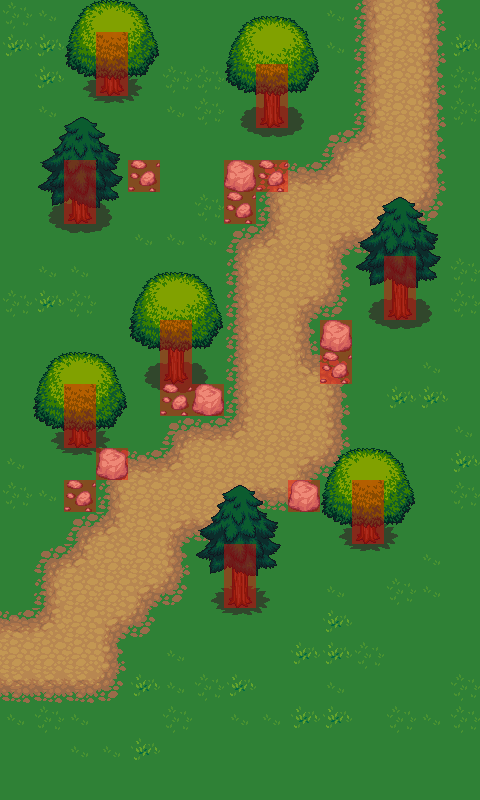

The image is a tile-based game level rendered from a .tmx file. Its description and complete source (layers, tilesets, objects, tile grids) follow:
An orthogonal 15x25 tile map with 32x32 px tiles, 6 tile layers (grass, path, tree-base, rocks, ...), 39 tilesets and 1 object.

<map version="1.0" orientation="orthogonal" renderorder="right-down" width="15" height="25" tilewidth="32" tileheight="32" nextobjectid="1">
 <tileset firstgid="1" name="barrel" tilewidth="32" tileheight="32" tilecount="8" columns="4">
  <image source="LPC Base Assets/tiles/barrel.png" width="128" height="64" />
 </tileset>
 <tileset firstgid="9" name="brackish" tilewidth="32" tileheight="32" tilecount="18" columns="3">
  <image source="LPC Base Assets/tiles/brackish.png" width="96" height="192" />
 </tileset>
 <tileset firstgid="27" name="bridges" tilewidth="32" tileheight="32" tilecount="42" columns="6">
  <image source="LPC Base Assets/tiles/bridges.png" width="192" height="224" />
 </tileset>
 <tileset firstgid="69" name="buckets" tilewidth="32" tileheight="32" tilecount="6" columns="3">
  <image source="LPC Base Assets/tiles/buckets.png" width="96" height="64" />
 </tileset>
 <tileset firstgid="75" name="cabinets" tilewidth="32" tileheight="32" tilecount="78" columns="6">
  <image source="LPC Base Assets/tiles/cabinets.png" width="192" height="416" />
 </tileset>
 <tileset firstgid="153" name="castlefloors" tilewidth="32" tileheight="32" tilecount="100" columns="10">
  <image source="LPC Base Assets/tiles/castlefloors.png" width="320" height="320" />
 </tileset>
 <tileset firstgid="253" name="castlefloors_outside" tilewidth="32" tileheight="32" tilecount="20" columns="4">
  <image source="LPC Base Assets/tiles/castlefloors_outside.png" width="128" height="160" />
 </tileset>
 <tileset firstgid="273" name="castle_lightsources" tilewidth="32" tileheight="32" tilecount="20" columns="5">
  <image source="LPC Base Assets/tiles/castle_lightsources.png" width="160" height="128" />
 </tileset>
 <tileset firstgid="293" name="castle_outside" tilewidth="32" tileheight="32" tilecount="187" columns="17">
  <image source="LPC Base Assets/tiles/castle_outside.png" width="544" height="352" />
 </tileset>
 <tileset firstgid="480" name="castlewalls" tilewidth="32" tileheight="32" tilecount="180" columns="12">
  <image source="LPC Base Assets/tiles/castlewalls.png" width="384" height="480" />
 </tileset>
 <tileset firstgid="660" name="cement" tilewidth="32" tileheight="32" tilecount="18" columns="3">
  <image source="LPC Base Assets/tiles/cement.png" width="96" height="192" />
 </tileset>
 <tileset firstgid="678" name="cementstair" tilewidth="32" tileheight="32" tilecount="20" columns="5">
  <image source="LPC Base Assets/tiles/cementstair.png" width="160" height="128" />
 </tileset>
 <tileset firstgid="698" name="chests" tilewidth="32" tileheight="32" tilecount="6" columns="2">
  <image source="LPC Base Assets/tiles/chests.png" width="64" height="96" />
 </tileset>
 <tileset firstgid="704" name="country" tilewidth="32" tileheight="32" tilecount="20" columns="5">
  <image source="LPC Base Assets/tiles/country.png" width="160" height="128" />
 </tileset>
 <tileset firstgid="724" name="cup" tilewidth="32" tileheight="32" tilecount="2" columns="1">
  <image source="LPC Base Assets/tiles/cup.png" width="32" height="64" />
 </tileset>
 <tileset firstgid="726" name="dirt" tilewidth="32" tileheight="32" tilecount="18" columns="3">
  <image source="LPC Base Assets/tiles/dirt.png" width="96" height="192" />
  <terraintypes>
   <terrain name="dirt" tile="-1" />
  </terraintypes>
  <tile id="1" terrain="0,0,0," />
  <tile id="2" terrain="0,0,,0" />
  <tile id="4" terrain="0,,0,0" />
  <tile id="5" terrain=",0,0,0" />
  <tile id="6" terrain=",,,0" />
  <tile id="7" terrain=",,0,0" />
  <tile id="8" terrain=",,0," />
  <tile id="9" terrain=",0,,0" />
  <tile id="10" terrain="0,0,0,0" />
  <tile id="11" terrain="0,,0," />
  <tile id="12" terrain=",0,," />
  <tile id="13" terrain="0,0,," />
  <tile id="14" terrain="0,,," />
 </tileset>
 <tileset firstgid="744" name="dirt2" tilewidth="32" tileheight="32" tilecount="18" columns="3">
  <image source="LPC Base Assets/tiles/dirt2.png" width="96" height="192" />
 </tileset>
 <tileset firstgid="762" name="dungeon" tilewidth="32" tileheight="32" tilecount="104" columns="13">
  <image source="LPC Base Assets/tiles/dungeon.png" width="416" height="256" />
 </tileset>
 <tileset firstgid="866" name="grass" tilewidth="32" tileheight="32" tilecount="18" columns="3">
  <image source="LPC Base Assets/tiles/grass.png" width="96" height="192" />
 </tileset>
 <tileset firstgid="884" name="grassalt" tilewidth="32" tileheight="32" tilecount="18" columns="3">
  <image source="LPC Base Assets/tiles/grassalt.png" width="96" height="192" />
 </tileset>
 <tileset firstgid="902" name="hole" tilewidth="32" tileheight="32" tilecount="18" columns="3">
  <image source="LPC Base Assets/tiles/hole.png" width="96" height="192" />
 </tileset>
 <tileset firstgid="920" name="holek" tilewidth="32" tileheight="32" tilecount="18" columns="3">
  <image source="LPC Base Assets/tiles/holek.png" width="96" height="192" />
 </tileset>
 <tileset firstgid="938" name="holemid" tilewidth="32" tileheight="32" tilecount="18" columns="3">
  <image source="LPC Base Assets/tiles/holemid.png" width="96" height="192" />
 </tileset>
 <tileset firstgid="956" name="house" tilewidth="32" tileheight="32" tilecount="63" columns="9">
  <image source="LPC Base Assets/tiles/house.png" width="288" height="224" />
 </tileset>
 <tileset firstgid="1019" name="inside" tilewidth="32" tileheight="32" tilecount="100" columns="10">
  <image source="LPC Base Assets/tiles/inside.png" width="320" height="320" />
 </tileset>
 <tileset firstgid="1119" name="kitchen" tilewidth="32" tileheight="32" tilecount="8" columns="2">
  <image source="LPC Base Assets/tiles/kitchen.png" width="64" height="128" />
 </tileset>
 <tileset firstgid="1127" name="lava" tilewidth="32" tileheight="32" tilecount="18" columns="3">
  <image source="LPC Base Assets/tiles/lava.png" width="96" height="192" />
 </tileset>
 <tileset firstgid="1145" name="lavarock" tilewidth="32" tileheight="32" tilecount="18" columns="3">
  <image source="LPC Base Assets/tiles/lavarock.png" width="96" height="192" />
 </tileset>
 <tileset firstgid="1163" name="mountains" tilewidth="32" tileheight="32" tilecount="108" columns="12">
  <image source="LPC Base Assets/tiles/mountains.png" width="384" height="288" />
 </tileset>
 <tileset firstgid="1271" name="rock" tilewidth="32" tileheight="32" tilecount="2" columns="2">
  <image source="LPC Base Assets/tiles/rock.png" width="64" height="32" />
 </tileset>
 <tileset firstgid="1273" name="signs" tilewidth="32" tileheight="32" tilecount="6" columns="3">
  <image source="LPC Base Assets/tiles/signs.png" width="96" height="64" />
 </tileset>
 <tileset firstgid="1279" name="stairs" tilewidth="32" tileheight="32" tilecount="112" columns="8">
  <image source="LPC Base Assets/tiles/stairs.png" width="256" height="448" />
 </tileset>
 <tileset firstgid="1391" name="treetop" tilewidth="32" tileheight="32" tilecount="42" columns="6">
  <image source="LPC Base Assets/tiles/treetop.png" width="192" height="224" />
 </tileset>
 <tileset firstgid="1433" name="trunk" tilewidth="32" tileheight="32" tilecount="18" columns="6">
  <image source="LPC Base Assets/tiles/trunk.png" width="192" height="96" />
 </tileset>
 <tileset firstgid="1451" name="victoria" tilewidth="32" tileheight="32" tilecount="55" columns="11">
  <image source="LPC Base Assets/tiles/victoria.png" width="352" height="160" />
 </tileset>
 <tileset firstgid="1506" name="water" tilewidth="32" tileheight="32" tilecount="18" columns="3">
  <image source="LPC Base Assets/tiles/water.png" width="96" height="192" />
 </tileset>
 <tileset firstgid="1524" name="waterfall" tilewidth="32" tileheight="32" tilecount="15" columns="3">
  <image source="LPC Base Assets/tiles/waterfall.png" width="96" height="160" />
 </tileset>
 <tileset firstgid="1539" name="watergrass" tilewidth="32" tileheight="32" tilecount="18" columns="3">
  <image source="LPC Base Assets/tiles/watergrass.png" width="96" height="192" />
 </tileset>
 <tileset firstgid="1557" name="red-collision" tilewidth="32" tileheight="32" tilecount="1" columns="1">
  <image source="LPC Base Assets/tiles/red-collision.png" width="32" height="32" />
  <tile id="0">
   <objectgroup draworder="index">
    <object id="0" x="0" y="0" width="31.9375" height="31.9375" />
   </objectgroup>
  </tile>
 </tileset>
 <layer name="grass" width="15" height="25">
  <data encoding="csv">
882,883,876,876,876,876,876,876,876,876,883,876,876,876,876,
881,881,876,876,876,876,876,876,876,876,883,876,876,876,881,
876,881,876,876,876,882,882,876,876,876,876,876,876,876,882,
876,883,876,876,876,883,882,876,876,876,876,876,876,876,882,
876,876,876,876,876,876,876,876,876,876,876,876,876,876,876,
876,876,876,876,876,876,876,876,876,876,876,876,876,876,876,
876,876,876,876,876,876,882,876,876,876,876,876,876,876,876,
876,876,876,876,883,883,883,876,876,876,876,876,876,876,876,
876,883,883,876,876,876,876,876,876,876,876,876,876,876,882,
882,881,882,876,876,876,876,876,876,876,876,876,876,876,882,
876,876,876,876,876,876,876,876,876,876,876,876,876,876,876,
876,876,876,876,876,876,876,876,876,876,876,876,876,883,876,
876,876,876,876,876,876,876,876,876,876,876,876,881,881,876,
876,876,876,876,876,876,876,876,876,876,876,876,876,876,883,
883,876,876,876,876,876,876,876,876,876,876,876,876,876,881,
882,883,876,876,876,876,876,876,876,876,876,876,876,876,882,
876,876,876,876,876,876,876,876,876,876,876,876,876,876,876,
876,876,876,876,876,876,876,876,876,876,876,876,876,883,876,
876,876,876,876,876,876,876,876,876,876,883,876,882,883,876,
876,876,876,876,876,876,876,876,876,876,881,876,876,876,876,
876,876,876,876,876,883,876,876,876,881,881,882,876,876,876,
876,876,876,876,881,883,882,881,876,876,883,876,876,876,882,
883,882,883,876,876,882,876,883,883,881,881,876,882,883,882,
876,876,883,883,881,876,876,876,876,876,876,876,876,876,876,
876,876,876,876,876,876,876,876,876,876,876,876,876,876,876
</data>
 </layer>
 <layer name="path" width="15" height="25">
  <data encoding="csv">
0,0,0,0,0,0,0,0,0,0,0,735,736,737,0,
0,0,0,0,0,0,0,0,0,0,0,735,736,737,0,
0,0,0,0,0,0,0,0,0,0,0,735,736,737,0,
0,0,0,0,0,0,0,0,0,0,0,735,736,737,0,
0,0,0,0,0,0,0,0,0,0,732,731,736,737,0,
0,0,0,0,0,0,0,0,732,733,731,736,736,737,0,
0,0,0,0,0,0,0,0,735,736,736,736,727,740,0,
0,0,0,0,0,0,0,732,731,736,727,739,740,0,0,
0,0,0,0,0,0,0,735,736,736,737,0,0,0,0,
0,0,0,0,0,0,0,735,736,727,740,0,0,0,0,
0,0,0,0,0,0,0,735,736,737,0,0,0,0,0,
0,0,0,0,0,0,0,735,736,730,734,0,0,0,0,
0,0,0,0,0,0,0,735,736,736,737,0,0,0,0,
0,0,0,0,0,732,733,731,736,736,737,0,0,0,0,
0,0,0,732,733,731,736,736,736,727,740,0,0,0,0,
0,0,0,735,736,736,736,727,739,740,0,0,0,0,0,
0,0,732,731,736,727,739,740,0,0,0,0,0,0,0,
0,732,731,736,736,737,0,0,0,0,0,0,0,0,0,
0,735,736,736,727,740,0,0,0,0,0,0,0,0,0,
733,731,736,727,740,0,0,0,0,0,0,0,0,0,0,
736,736,736,737,0,0,0,0,0,0,0,0,0,0,0,
739,739,739,740,0,0,0,0,0,0,0,0,0,0,0,
0,0,0,0,0,0,0,0,0,0,0,0,0,0,0,
0,0,0,0,0,0,0,0,0,0,0,0,0,0,0,
0,0,0,0,0,0,0,0,0,0,0,0,0,0,0
</data>
 </layer>
 <layer name="tree-base" width="15" height="25">
  <data encoding="csv">
0,0,0,0,0,0,0,0,0,0,0,0,0,0,0,
0,0,1436,1437,1438,0,0,0,0,0,0,0,0,0,0,
0,0,1442,1443,1444,0,0,1433,1434,1435,0,0,0,0,0,
0,0,1448,1449,1450,0,0,1439,1440,1441,0,0,0,0,0,
0,0,0,0,0,0,0,1445,1446,1447,0,0,0,0,0,
0,1433,1434,1435,0,0,0,0,0,0,0,0,0,0,0,
0,1439,1440,1441,0,0,0,0,0,0,0,0,0,0,0,
0,1445,1446,1447,0,0,0,0,0,0,0,0,0,0,0,
0,0,0,0,0,0,0,0,0,0,0,1433,1434,1435,0,
0,0,0,0,0,0,0,0,0,0,0,1439,1440,1441,0,
0,0,0,0,1433,1434,1435,0,0,0,0,1445,1446,1447,0,
0,0,0,0,1439,1440,1441,0,0,0,0,0,0,0,0,
0,1436,1437,1438,1445,1446,1447,0,0,0,0,0,0,0,0,
0,1442,1443,1444,0,0,0,0,0,0,0,0,0,0,0,
0,1448,1449,1450,0,0,0,0,0,0,0,0,0,0,0,
0,0,0,0,0,0,0,0,0,0,1436,1437,1438,0,0,
0,0,0,0,0,0,0,0,0,0,1442,1443,1444,0,0,
0,0,0,0,0,0,1436,1437,1438,0,1448,1449,1450,0,0,
0,0,0,0,0,0,1442,1443,1444,0,0,0,0,0,0,
0,0,0,0,0,0,1448,1449,1450,0,0,0,0,0,0,
0,0,0,0,0,0,0,0,0,0,0,0,0,0,0,
0,0,0,0,0,0,0,0,0,0,0,0,0,0,0,
0,0,0,0,0,0,0,0,0,0,0,0,0,0,0,
0,0,0,0,0,0,0,0,0,0,0,0,0,0,0,
0,0,0,0,0,0,0,0,0,0,0,0,0,0,0
</data>
 </layer>
 <layer name="rocks" width="15" height="25">
  <data encoding="csv">
0,0,0,0,0,0,0,0,0,0,0,0,0,0,0,
0,0,0,0,0,0,0,0,0,0,0,0,0,0,0,
0,0,0,0,0,0,0,0,0,0,0,0,0,0,0,
0,0,0,0,0,0,0,0,0,0,0,0,0,0,0,
0,0,0,0,0,0,0,0,0,0,0,0,0,0,0,
0,0,0,0,1272,0,0,1271,1272,0,0,0,0,0,0,
0,0,0,0,0,0,0,1272,0,0,0,0,0,0,0,
0,0,0,0,0,0,0,0,0,0,0,0,0,0,0,
0,0,0,0,0,0,0,0,0,0,0,0,0,0,0,
0,0,0,0,0,0,0,0,0,0,0,0,0,0,0,
0,0,0,0,0,0,0,0,0,0,1271,0,0,0,0,
0,0,0,0,0,0,0,0,0,0,1272,0,0,0,0,
0,0,0,0,0,1272,1271,0,0,0,0,0,0,0,0,
0,0,0,0,0,0,0,0,0,0,0,0,0,0,0,
0,0,0,1271,0,0,0,0,0,0,0,0,0,0,0,
0,0,1272,0,0,0,0,0,0,1271,0,0,0,0,0,
0,0,0,0,0,0,0,0,0,0,0,0,0,0,0,
0,0,0,0,0,0,0,0,0,0,0,0,0,0,0,
0,0,0,0,0,0,0,0,0,0,0,0,0,0,0,
0,0,0,0,0,0,0,0,0,0,0,0,0,0,0,
0,0,0,0,0,0,0,0,0,0,0,0,0,0,0,
0,0,0,0,0,0,0,0,0,0,0,0,0,0,0,
0,0,0,0,0,0,0,0,0,0,0,0,0,0,0,
0,0,0,0,0,0,0,0,0,0,0,0,0,0,0,
0,0,0,0,0,0,0,0,0,0,0,0,0,0,0
</data>
 </layer>
 <layer name="tree-top" width="15" height="25">
  <data encoding="csv">
0,0,1391,1392,1393,0,0,1394,1395,1396,0,0,0,0,0,
0,0,1397,1398,1399,0,0,1400,1401,1402,0,0,0,0,0,
0,0,1403,1404,1405,0,0,1406,1407,1408,0,0,0,0,0,
0,1412,1413,1414,0,0,0,0,0,0,0,0,0,0,0,
0,1418,1419,1420,0,0,0,0,0,0,0,0,0,0,0,
0,1424,1425,1426,0,0,0,0,0,0,0,0,0,0,0,
0,1430,1431,1432,0,0,0,0,0,0,0,1409,1410,1411,0,
0,0,0,0,0,0,0,0,0,0,0,1415,1416,1417,0,
0,0,0,0,1394,1395,1396,0,0,0,0,1421,1422,1423,0,
0,0,0,0,1400,1401,1402,0,0,0,0,0,0,0,0,
0,0,0,0,1406,1407,1408,0,0,0,0,0,0,0,0,
0,1391,1392,1393,0,0,0,0,0,0,0,0,0,0,0,
0,1397,1398,1399,0,0,0,0,0,0,0,0,0,0,0,
0,1403,1404,1405,0,0,0,0,0,0,0,0,0,0,0,
0,0,0,0,0,0,0,0,0,0,1391,1392,1393,0,0,
0,0,0,0,0,0,1409,1410,1411,0,1397,1398,1399,0,0,
0,0,0,0,0,0,1415,1416,1417,0,1403,1404,1405,0,0,
0,0,0,0,0,0,1421,1422,1423,0,0,0,0,0,0,
0,0,0,0,0,0,0,0,0,0,0,0,0,0,0,
0,0,0,0,0,0,0,0,0,0,0,0,0,0,0,
0,0,0,0,0,0,0,0,0,0,0,0,0,0,0,
0,0,0,0,0,0,0,0,0,0,0,0,0,0,0,
0,0,0,0,0,0,0,0,0,0,0,0,0,0,0,
0,0,0,0,0,0,0,0,0,0,0,0,0,0,0,
0,0,0,0,0,0,0,0,0,0,0,0,0,0,0
</data>
 </layer>
 <layer name="collision" width="15" height="25" opacity="0.41">
  <data encoding="csv">
0,0,0,0,0,0,0,0,0,0,0,0,0,0,0,
0,0,0,1557,0,0,0,0,0,0,0,0,0,0,0,
0,0,0,1557,0,0,0,0,1557,0,0,0,0,0,0,
0,0,0,0,0,0,0,0,1557,0,0,0,0,0,0,
0,0,0,0,0,0,0,0,0,0,0,0,0,0,0,
0,0,1557,0,1557,0,0,1557,1557,0,0,0,0,0,0,
0,0,1557,0,0,0,0,1557,0,0,0,0,0,0,0,
0,0,0,0,0,0,0,0,0,0,0,0,0,0,0,
0,0,0,0,0,0,0,0,0,0,0,0,1557,0,0,
0,0,0,0,0,0,0,0,0,0,0,0,1557,0,0,
0,0,0,0,0,1557,0,0,0,0,1557,0,0,0,0,
0,0,0,0,0,1557,0,0,0,0,1557,0,0,0,0,
0,0,1557,0,0,1557,1557,0,0,0,0,0,0,0,0,
0,0,1557,0,0,0,0,0,0,0,0,0,0,0,0,
0,0,0,1557,0,0,0,0,0,0,0,0,0,0,0,
0,0,1557,0,0,0,0,0,0,1557,0,1557,0,0,0,
0,0,0,0,0,0,0,0,0,0,0,1557,0,0,0,
0,0,0,0,0,0,0,1557,0,0,0,0,0,0,0,
0,0,0,0,0,0,0,1557,0,0,0,0,0,0,0,
0,0,0,0,0,0,0,0,0,0,0,0,0,0,0,
0,0,0,0,0,0,0,0,0,0,0,0,0,0,0,
0,0,0,0,0,0,0,0,0,0,0,0,0,0,0,
0,0,0,0,0,0,0,0,0,0,0,0,0,0,0,
0,0,0,0,0,0,0,0,0,0,0,0,0,0,0,
0,0,0,0,0,0,0,0,0,0,0,0,0,0,0
</data>
 </layer>
</map>
